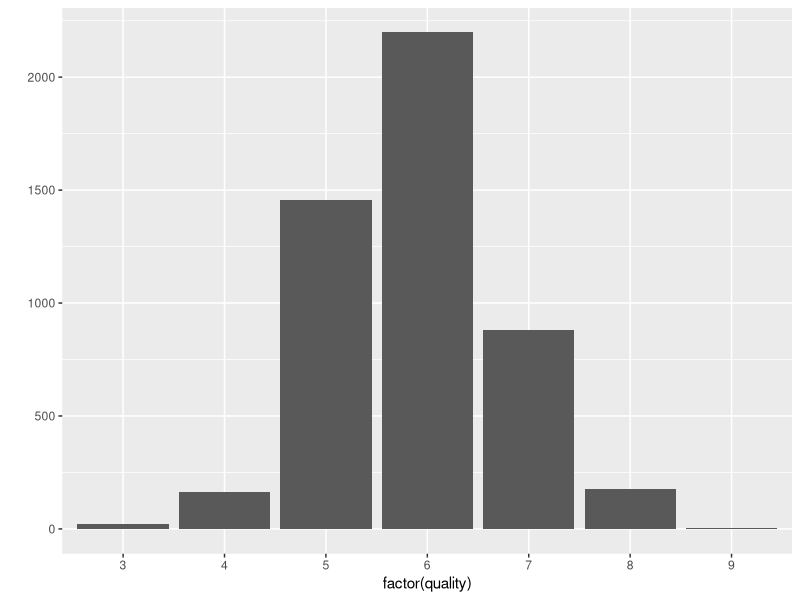
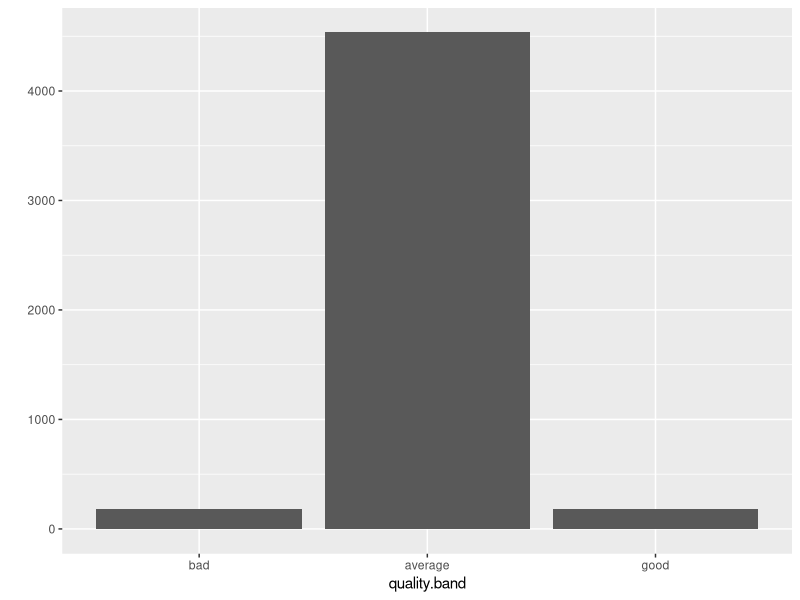
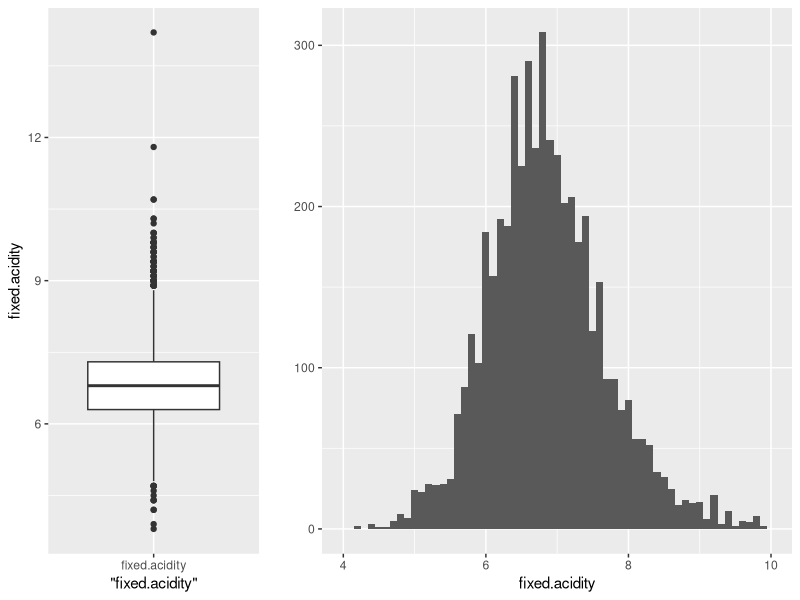
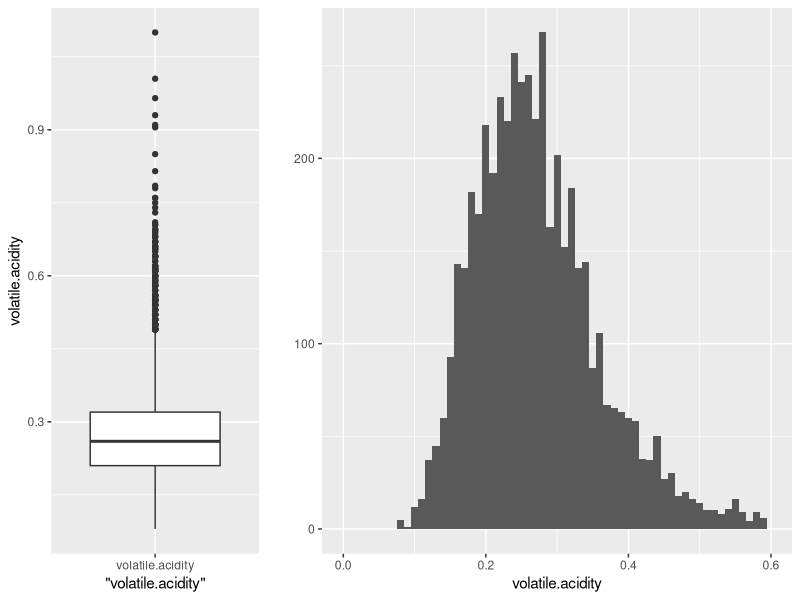
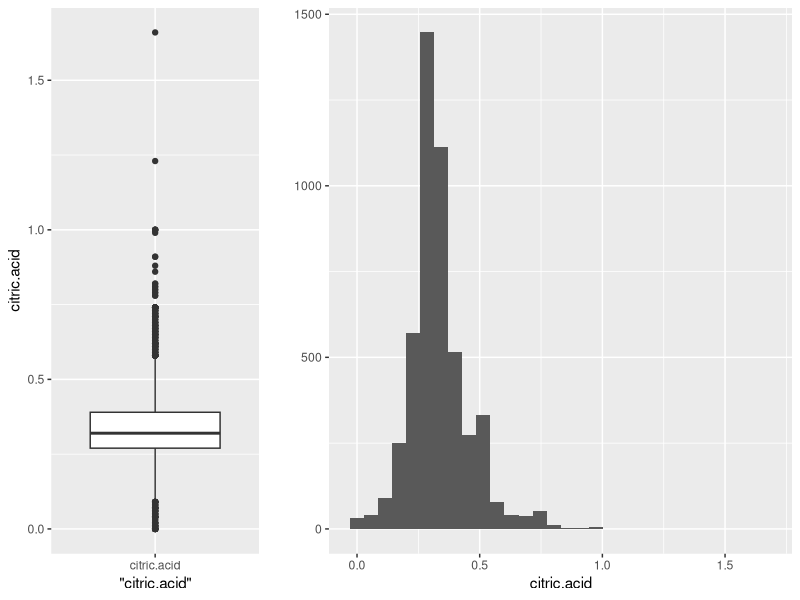
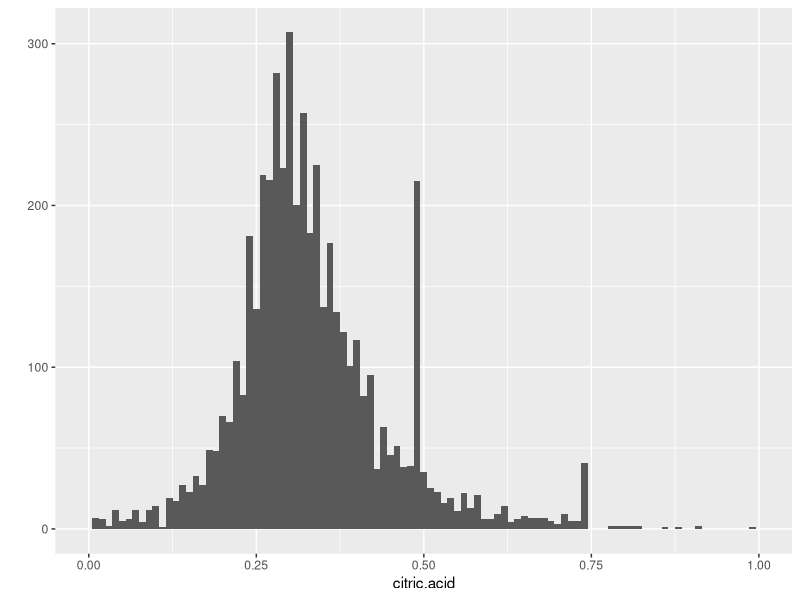
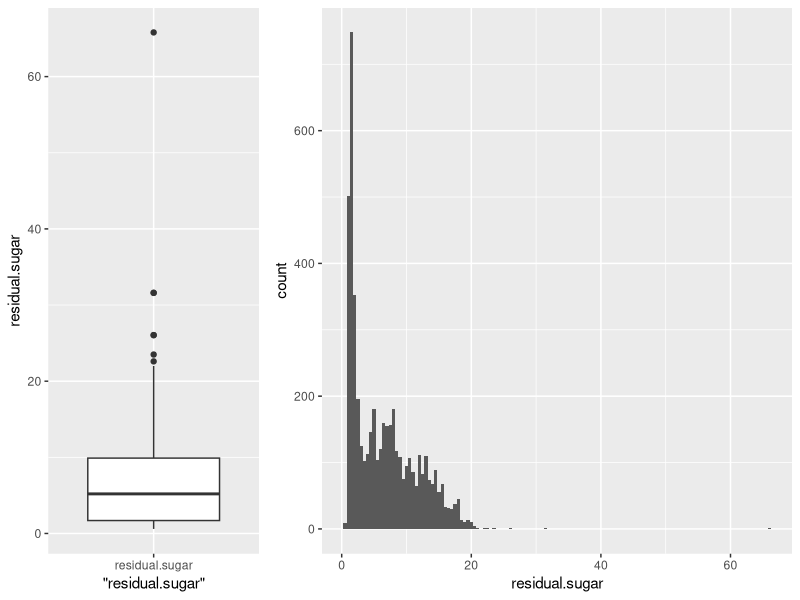
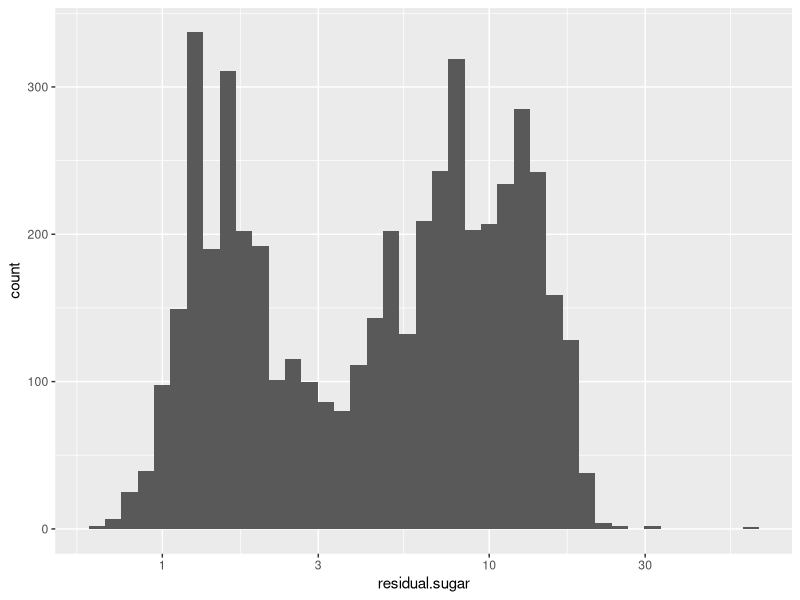

Here is the R script that generated these plots, in order:
## ---- chunk 1
# Load all of the packages that you end up using
# in your analysis in this code chunk.

# Notice that the parameter "echo" was set to FALSE for this code chunk.
# This prevents the code from displaying in the knitted HTML output.
# You should set echo=FALSE for all code chunks in your file.
library(ggplot2)
library(gridExtra)
library(GGally)
library(grid)
## ---- chunk 2
# Load the Data
setwd('/Users/yuepan/GitHub/udacity-data-analyst/P4_EDA_with_R')
white_wine <- read.csv("wineQualityWhites.csv")
## ---- chunk 3
#dim(white_wine) 
#str(white_wine)
summary(white_wine)
## ---- chunk 4
white_wine$bound.sulfur.dioxide = white_wine$total.sulfur.dioxide - white_wine$free.sulfur.dioxide
## ---- chunk 5
white_wine$quality.band <- ifelse(white_wine$quality < 5, 'bad', ifelse(
  white_wine$quality < 8, 'average', 'good'))
white_wine$quality.band <- ordered(white_wine$quality.band,
                     levels = c('bad', 'average', 'good'))
## ---- chunk 6
summary(white_wine)
## ---- chunk 7
qplot(x=factor(quality), data=white_wine)

summary(white_wine$quality)
## ---- chunk 8
qplot(x=quality.band, data=white_wine)

summary(white_wine$quality.band)
## ---- chunk 9
box_fixed.acidity <- qplot(data=white_wine,x="fixed.acidity",y=fixed.acidity,
               geom="boxplot")

plot_fixed.acidity <- qplot(x=fixed.acidity, data=white_wine,binwidth=0.1) + 
  scale_x_continuous(limits=c(4,10))

grid.arrange(box_fixed.acidity,plot_fixed.acidity, ncol = 2, widths=1:2)
summary(white_wine$fixed.acidity)
## ---- chunk 10
box_1 <- qplot(data=white_wine,x="volatile.acidity",y=volatile.acidity,
               geom="boxplot")

plot_volatile.acidity <- qplot(x=volatile.acidity, 
                               data=white_wine,binwidth=0.01) + 
  scale_x_continuous(limits=c(0,0.6))

grid.arrange(box_1, plot_volatile.acidity,ncol = 2,  widths=1:2)
summary(white_wine$volatile.acidity)
## ---- chunk 11
box_1 <- qplot(data=white_wine,x="citric.acid",y=citric.acid,
               geom="boxplot")
citric_acid_1 = qplot(x=citric.acid, data=white_wine)
grid.arrange(box_1,citric_acid_1,ncol = 2, widths=1:2) 
summary(white_wine$citric.acid)
## ---- chunk 12
qplot(x=citric.acid, data=white_wine,binwidth=0.01) + scale_x_continuous(limits=c(0,1))
summary(white_wine$citric.acid)
## ---- chunk 13
p0 <- qplot(data=white_wine,x="residual.sugar",y=residual.sugar,
               geom="boxplot")
p1 <- ggplot(white_wine, aes(residual.sugar)) + 
  geom_histogram(binwidth=0.5)
grid.arrange(p0, p1,ncol = 2, widths=1:2) 
## ---- chunk 14
ggplot(white_wine, aes(residual.sugar)) + 
  geom_histogram(binwidth=0.05) + 
  scale_x_log10()
summary(white_wine$residual.sugar)
## ---- chunk 15
p0 <- qplot(data=white_wine,x="chlorides",y=chlorides,
               geom="boxplot")
p1 <- ggplot(white_wine, aes(chlorides)) +
  geom_histogram(binwidth=0.002) + scale_x_continuous(limits=c(0,0.1))
grid.arrange(p0, p1,ncol = 2, widths=1:2) 
summary(white_wine$chlorides)
## ---- chunk 16
p0 <- qplot(data=white_wine,x="free.sulfur.dioxide",y=free.sulfur.dioxide,
               geom="boxplot")
p1 <- qplot(x=free.sulfur.dioxide, data=white_wine,binwidth=1) + 
  scale_x_continuous(limits=c(0,100))
grid.arrange(p0, p1,ncol = 2, widths=1:2) 
summary(white_wine$free.sulfur.dioxide)
## ---- chunk 17
p0 <- qplot(data=white_wine,x="total.sulfur.dioxide",y=total.sulfur.dioxide,
               geom="boxplot")
p1 <- qplot(x=total.sulfur.dioxide, data=white_wine,binwidth=10) +
  scale_x_continuous(limits=c(0,300))
grid.arrange(p0, p1,ncol = 2, widths=1:2) 
summary(white_wine$total.sulfur.dioxide)
## ---- chunk 18
p0 <- qplot(data=white_wine,x="bound.sulfur.dioxide",y=bound.sulfur.dioxide,
               geom="boxplot")
p1 <- qplot(x=bound.sulfur.dioxide, data=white_wine,binwidth=5) +
  scale_x_continuous(limits=c(0,300))
grid.arrange(p0, p1,ncol = 2, widths=1:2) 
summary(white_wine$bound.sulfur.dioxide)
## ---- chunk 19
p0 <- qplot(data=white_wine,x="density",y=density,
               geom="boxplot")
p1 <- qplot(x=density, data=white_wine,binwidth=0.0005)+
  scale_x_continuous(limits=c(0.985,1.01))
grid.arrange(p0, p1,ncol = 2, widths=1:2) 
summary(white_wine$density)
## ---- chunk 20
p0 <- qplot(data=white_wine,x="pH",y=pH,
               geom="boxplot")
p1 <- qplot(x=pH, data=white_wine,binwidth=0.01)
grid.arrange(p0, p1,ncol = 2, widths=1:2)
summary(white_wine$pH)
## ---- chunk 21
p0 <- qplot(data=white_wine,x="sulphates",y=sulphates,
               geom="boxplot")
p1 <- qplot(x=sulphates, data=white_wine,binwidth=0.01)
grid.arrange(p0, p1,ncol = 2, widths=1:2)
summary(white_wine$sulphates)
## ---- chunk 22
p0 <- qplot(data=white_wine,x="alcohol",y=alcohol,
               geom="boxplot")
p1 <- qplot(x=alcohol, data=white_wine,binwidth=0.05)
grid.arrange(p0, p1,ncol = 2, widths=1:2)
summary(white_wine$alcohol)
## ---- chunk 23
plot_wine <- white_wine[2:14]
#round(cor(plot_wine),3)
#ggcorr(plot_wine,nbreaks = 8, label = TRUE)
ggcorr(plot_wine, geom = "blank", label = TRUE, hjust = 0.75) +
  geom_point(size = 10, aes(color = coefficient > 0, 
                            alpha = abs(coefficient) > 0.29)) +
  scale_alpha_manual(values = c("TRUE" = 0.25, "FALSE" = 0)) +
  guides(color = FALSE, alpha = FALSE)
## ---- chunk 24
#ggpairs(plot_wine,
#       lower = list(continuous = wrap("points",shape=I('.'))),
#       upper = list(combo = wrap("box", outlier.shape = I('.'))))

## ---- chunk 25
get_combined_plots_with_quality <- function(feature,jitter,label,min_val,
                                            max_val) {
  p1 <- ggplot(white_wine, aes(factor(quality),feature)) + geom_boxplot()+
    ylab(label)
  p2 <- ggplot(white_wine, aes(quality.band,feature)) + geom_boxplot()+
    ylab(label)
  p3 <- ggplot(aes(x=feature, y=quality),data=white_wine) + 
    geom_jitter(alpha=jitter) + geom_smooth(size=1,se=FALSE,method="lm") +
    xlab(label)
  if(!missing(min_val) & !missing(max_val)){
    p3 <- p3 + scale_x_continuous(limits=c(min_val, max_val))
  }
  grid.arrange(arrangeGrob(p1, p2, ncol=2), p3,ncol=2)
}
get_combined_plots_with_quality(white_wine$alcohol,0.2,"alcohol")
## ---- chunk 26
round(cor(white_wine$alcohol, white_wine$quality),3)
## ---- chunk 27
get_combined_plots_with_quality(white_wine$pH,0.2,"pH")
## ---- chunk 28
round(cor(white_wine$pH, white_wine$quality),3)
## ---- chunk 29
get_combined_plots_with_quality(white_wine$volatile.acidity,0.2,
                                "volatile.acidity")
## ---- chunk 30
round(cor(white_wine$volatile.acidity, white_wine$quality),3)
## ---- chunk 31
get_combined_plots_with_quality(white_wine$density,0.1,"density",0.985,1.005)
## ---- chunk 32
round(cor(white_wine$density, white_wine$quality),3)
## ---- chunk 33
get_combined_plots_with_quality(white_wine$chlorides,0.1,"chlorides",0,0.1)
## ---- chunk 34
round(cor(white_wine$chlorides, white_wine$quality),3)
## ---- chunk 35
get_combined_plots_with_quality(white_wine$residual.sugar,0.1,
                                "residual.sugar",0,25)
## ---- chunk 36
round(cor(white_wine$residual.sugar, white_wine$quality),3)
## ---- chunk 37
get_combined_plots_with_quality(white_wine$total.sulfur.dioxide,0.1,
                                "total.sulfur.dioxide",0,300)
## ---- chunk 38
round(cor(white_wine$total.sulfur.dioxide, white_wine$quality),3)
## ---- chunk 39
get_combined_plots_with_quality(white_wine$bound.sulfur.dioxide,0.1,
                                "bound.sulfur.dioxide",0,200)
## ---- chunk 40
round(cor(white_wine$bound.sulfur.dioxide, white_wine$quality),3)
## ---- chunk 41
p7 <- ggplot(aes(x=log10(bound.sulfur.dioxide), y=quality),
             data=white_wine) + geom_jitter(alpha=0.1) + 
  geom_smooth(se=FALSE, method="lm")

p8 <- ggplot(aes(x=log10(total.sulfur.dioxide),y=quality),
             data=white_wine) + geom_jitter(alpha=0.1) + 
  geom_smooth(se=FALSE,method="lm")

grid.arrange(p7,p8,ncol=1)
## ---- chunk 42
p1<-ggplot(aes(x=density, y=alcohol),data=white_wine) + 
  geom_jitter(alpha=0.1) + geom_smooth(se=FALSE) +
  scale_x_continuous(limits=c(0.985,1.01))

p2<-ggplot(aes(x=residual.sugar, y=alcohol),data=white_wine) + 
  geom_jitter(alpha=0.1) + geom_smooth(se=FALSE) +
  scale_x_continuous(limits=c(0,20))

grid.arrange(p1,p2,ncol=2)

print(paste("Correlation value of alcohol & density:",
            round(cor(white_wine$density, white_wine$alcohol),3)))
print(paste("Correlation value of alcohol & residual.sugar:",
            round(cor(white_wine$residual.sugar, white_wine$alcohol),3)))
## ---- chunk 43
p1<-ggplot(aes(x=chlorides, y=alcohol),data=white_wine) +  
  geom_jitter(alpha=0.1)+ geom_smooth(se=FALSE) +
  scale_x_continuous(limits=c(0,0.15))

p2<-ggplot(aes(x=free.sulfur.dioxide, y=alcohol),data=white_wine) +  
  geom_jitter(alpha=0.1)+ geom_smooth(se=FALSE) +
  scale_x_continuous(limits=c(0,100))

p3<-ggplot(aes(x=bound.sulfur.dioxide, y=alcohol),data=white_wine) +  
  geom_jitter(alpha=0.1)+ geom_smooth(se=FALSE) +
  scale_x_continuous(limits=c(0,200))

p4<-ggplot(aes(x=total.sulfur.dioxide, y=alcohol),data=white_wine) +  
  geom_jitter(alpha=0.1) + geom_smooth(se=FALSE) +
  scale_x_continuous(limits=c(0,300))

grid.arrange(p1,p2,p3,p4,ncol=2)
## ---- chunk 44
print(paste("Correlation value of alcohol & chlorides:",
            round(cor(white_wine$chlorides, white_wine$alcohol),3)))
print(paste("Correlation value of alcohol & free.sulfur.dioxide:",
            round(cor(white_wine$free.sulfur.dioxide, white_wine$alcohol),3)))
print(paste("Correlation value of alcohol & bound.sulfur.dioxide:",
            round(cor(white_wine$bound.sulfur.dioxide, white_wine$alcohol),3)))
print(paste("Correlation value of alcohol & total.sulfur.dioxide:",
            round(cor(white_wine$total.sulfur.dioxide, white_wine$alcohol),3)))

## ---- chunk 45
ggplot(aes(x=fixed.acidity, y=pH),data=white_wine) +  
  geom_jitter(alpha=0.1) + geom_smooth(se=FALSE)
## ---- chunk 46
p1 <- ggplot(aes(x=citric.acid, y=pH),data=white_wine) +  
  geom_jitter(alpha=0.1)+ geom_smooth(se=FALSE) +
  scale_x_continuous(limits=c(0,1))

p2 <- ggplot(aes(x=volatile.acidity, y=pH),data=white_wine) +  
  geom_jitter(alpha=0.1)+ geom_smooth(se=FALSE)+
  scale_x_continuous(limits=c(0,0.9))

grid.arrange(p1,p2,ncol=2)
## ---- chunk 47
print(paste("Correlation value of pH & fixed.acidity:",
            round(cor(white_wine$fixed.acidity, white_wine$pH),3)))
print(paste("Correlation value of pH & citric.acid:",
            round(cor(white_wine$citric.acid, white_wine$pH),3)))
print(paste("Correlation value of pH & volatile.acidity:",
            round(cor(white_wine$volatile.acidity, white_wine$pH),3)))
## ---- chunk 48
p1<-ggplot(aes(x=fixed.acidity, y=density),data=white_wine) +  
  geom_jitter(alpha=0.1) + scale_x_continuous(limits=c(4.5, 10.5)) +
  geom_smooth(se=FALSE) + scale_y_continuous(limits=c(0.985, 1.01))

p2<-ggplot(aes(x=residual.sugar, y=density),data=white_wine) +  
  geom_jitter(alpha=0.1) + scale_x_continuous(limits=c(0, 20)) +
  geom_smooth(se=FALSE) + scale_y_continuous(limits=c(0.985, 1.01))

p3<-ggplot(aes(x=total.sulfur.dioxide, y=density),data=white_wine) +  
  geom_jitter(alpha=0.1) + scale_x_continuous(limits=c(0, 250)) +
  geom_smooth(se=FALSE) + scale_y_continuous(limits=c(0.985, 1.01))

p4<-ggplot(aes(x=alcohol, y=density),data=white_wine) +  
  geom_jitter(alpha=0.1) + geom_smooth(se=FALSE) + 
  scale_y_continuous(limits=c(0.985, 1.01))

grid.arrange(p1,p2,p3,p4,ncol=2)
## ---- chunk 49
print(paste("Correlation value of density & fixed.acidity:",
            round(cor(white_wine$fixed.acidity, white_wine$density),3)))
print(paste("Correlation value of density & residual.sugar:",
            round(cor(white_wine$residual.sugar, white_wine$density),3)))
print(paste("Correlation value of density & total.sulfur.dioxide:",
            round(cor(white_wine$total.sulfur.dioxide, white_wine$density),3)))
print(paste("Correlation value of density & alcohol:",
            round(cor(white_wine$alcohol, white_wine$density),3)))
## ---- chunk 50
p1<- ggplot(aes(x=residual.sugar, y=total.sulfur.dioxide),
            data=white_wine) + geom_jitter(alpha=0.1) +
  scale_x_continuous(limits=c(0,20)) + geom_smooth(se=FALSE) +
  scale_y_continuous(limits=c(0,300))
p2<- ggplot(aes(x=chlorides, y=total.sulfur.dioxide),
            data=white_wine) + geom_jitter(alpha=0.1) + 
  geom_smooth(se=FALSE) + scale_x_continuous(limits=c(0,0.1))+
  scale_y_continuous(limits=c(0,300))
p3<- ggplot(aes(x=bound.sulfur.dioxide, y=total.sulfur.dioxide),
            data=white_wine) + 
  geom_jitter(alpha=0.1) + geom_smooth(se=FALSE)+
  scale_y_continuous(limits=c(0,300)) +
  scale_x_continuous(limits=c(0,250))
p4<- ggplot(aes(x=free.sulfur.dioxide, y=total.sulfur.dioxide),
            data=white_wine) + 
  geom_jitter(alpha=0.1) + geom_smooth(se=FALSE) +
  scale_y_continuous(limits=c(0,300))+
  scale_x_continuous(limits=c(0,100))
grid.arrange(p1,p2,p3,p4,ncol=2)
## ---- chunk 51
print(paste("Correlation value of total.sulfur.dioxide & residual.sugar:",
            round(cor(white_wine$residual.sugar, 
                      white_wine$total.sulfur.dioxide),3)))
print(paste("Correlation value of total.sulfur.dioxide & chlorides:",
            round(cor(white_wine$chlorides, 
                      white_wine$total.sulfur.dioxide),3)))
print(paste("Correlation value of total.sulfur.dioxide & bound.sulfur.dioxide:",
            round(cor(white_wine$bound.sulfur.dioxide, 
                      white_wine$total.sulfur.dioxide),3)))
print(paste("Correlation value of total.sulfur.dioxide & free.sulfur.dioxide:",
            round(cor(white_wine$free.sulfur.dioxide, 
                      white_wine$total.sulfur.dioxide),3)))
## ---- chunk 52
p1<-ggplot(aes(x=fixed.acidity, y=citric.acid),data=white_wine) +  
  geom_jitter(alpha=0.2) + geom_smooth(se=FALSE)+
  scale_y_continuous(limits=c(0,1))+
  scale_x_continuous(limits=c(2.5,12))
p2<-ggplot(aes(x=volatile.acidity, y=citric.acid),data=white_wine) +  
  geom_jitter(alpha=0.2)  + geom_smooth(se=FALSE)+
  scale_y_continuous(limits=c(0,1))+
  scale_x_continuous(limits=c(0,0.9))
grid.arrange(p1,p2,ncol=2)
## ---- chunk 53
print(paste("Correlation value of fixed.acidity & citric.acid:",
            round(cor(white_wine$fixed.acidity, white_wine$citric.acid),3)))
print(paste("Correlation value of volatile.acidity & citric.acid:",
            round(cor(white_wine$volatile.acidity, white_wine$citric.acid),3)))
## ---- chunk 54
ggplot(aes(x=alcohol,y=chlorides,color=factor(quality)),data=white_wine) + 
  geom_jitter(alpha=0.5) + scale_y_continuous(limits=c(0,0.0875)) +
  geom_smooth(se=FALSE, method="lm",size=0.5) + scale_colour_brewer(palette = "Greens")
## ---- chunk 55
ggplot(aes(x=alcohol,y=chlorides,color=factor(quality)),
            data=subset(white_wine,quality.band!="average")) +
  geom_jitter(alpha=0.5) + scale_y_continuous(limits =c(0,0.0875)) +
  geom_smooth(se=FALSE, method="lm",size=1)
## ---- chunk 56
for (quality_score in c(3,4,5,6,7,8,9)){
  subset_wine = subset(white_wine,quality==quality_score)
  print(paste("Quality",quality_score,":",
              round(cor(subset_wine$chlorides, subset_wine$alcohol),3) ))
}
## ---- chunk 57
for (quality_band in c("bad","average","good")){
  subset_wine = subset(white_wine,quality.band==quality_band)
  print(paste("Quality Band",quality_band,":",
              round(cor(subset_wine$chlorides, subset_wine$alcohol),3) ))
}
## ---- chunk 58
p1 <- ggplot(aes(x=citric.acid,y=fixed.acidity,color=factor(quality)),
             data=white_wine) + geom_point(alpha=0.5,size=1)  + 
  scale_x_continuous(limits=c(0,0.9)) + 
  scale_y_continuous(limits=c(4,10)) +
  facet_wrap(~quality.band) + 
  geom_smooth(se=FALSE,method="lm",size=0.8)  + 
  scale_colour_brewer(palette = "Set1")

p2<- ggplot(aes(x=citric.acid,y=fixed.acidity,color=quality.band),
            data=subset(white_wine,quality.band!="average")) +
  geom_jitter(alpha=0.5) + scale_x_continuous(limits=c(0,1.0)) +
  geom_smooth(se=FALSE,method="lm",size=0.8) + 
  scale_colour_brewer(palette = "Set1")

grid.arrange(p1,p2,ncol=1)
## ---- chunk 59
for (quality_score in c(3,4,5,6,7,8,9)){
  subset_wine = subset(white_wine,quality==quality_score)
  print(paste("Quality",quality_score,":",
              round(cor(subset_wine$citric.acid, subset_wine$fixed.acidity),3)))
}
## ---- chunk 60
for (quality_band in c("bad","average","good")){
  subset_wine = subset(white_wine,quality.band==quality_band)
  print(paste("Quality Band",quality_band,":",
              round(cor(subset_wine$citric.acid, subset_wine$fixed.acidity),3)))
}
## ---- chunk 61
p1<- ggplot(aes(x=fixed.acidity,y=pH,color=quality.band),data=white_wine) + 
  geom_jitter(alpha=0.2) + geom_smooth(se=FALSE,method="lm",size=0.8)

p2<- ggplot(aes(x=fixed.acidity,y=pH,color=quality.band),
            data=subset(white_wine,quality.band!="average")) + 
  geom_jitter(alpha=0.5) + geom_smooth(se=FALSE,method="lm",size=0.8)

grid.arrange(p1,p2,ncol=1)
## ---- chunk 62
for (quality_score in c(3,4,5,6,7,8,9)){
  subset_wine = subset(white_wine,quality==quality_score)
  print(paste("Quality",quality_score,":",
              round(cor(subset_wine$pH, subset_wine$fixed.acidity),3) ))
}
## ---- chunk 63
for (quality_band in c("bad","average","good")){
  subset_wine = subset(white_wine,quality.band==quality_band)
  print(paste("Quality Band",quality_band,":",
              round(cor(subset_wine$pH, subset_wine$fixed.acidity),3) ))
}
## ---- chunk 64
ggplot(aes(x=bound.sulfur.dioxide,y=total.sulfur.dioxide,
               color=quality.band),data=white_wine) + 
  geom_point(alpha=0.5, size = 1) + 
  geom_smooth(method=lm,se=FALSE,size=0.5) +
  scale_x_continuous(limits=c(0,200))  + 
  scale_y_continuous(limits=c(0,300))
## ---- chunk 65
for (quality_band in c("bad","average","good")){
  subset_wine = subset(white_wine,quality.band==quality_band)
  print(paste("Quality Band",quality_band,":",
              round(cor(subset_wine$total.sulfur.dioxide,
                        subset_wine$bound.sulfur.dioxide),3) ))
}
## ---- chunk 66
ggplot(aes(x=free.sulfur.dioxide,y=total.sulfur.dioxide,
               color=quality.band),data=subset(white_wine,quality.band!="")) + 
  geom_point(alpha=0.5, size = 1) + 
  geom_smooth(method=lm,se=FALSE,size=0.5) +
  scale_x_continuous(limits=c(0,100))  + 
  scale_y_continuous(limits=c(0,300))
## ---- chunk 67
for (quality_band in c("bad","average","good")){
  subset_wine = subset(white_wine,quality.band==quality_band)
  print(paste("Quality Band",quality_band,":",
              round(cor(subset_wine$total.sulfur.dioxide,
                        subset_wine$free.sulfur.dioxide),3) ))
}
## ---- chunk 68
p1<-ggplot(aes(x=volatile.acidity,y=fixed.acidity,color=quality.band),
           data=white_wine) + 
  geom_point(alpha=0.5,size=1) + 
  scale_y_log10() + 
  scale_x_continuous(limits=c(0,0.8)) +
  geom_smooth(se=FALSE,method="lm",size=0.8)

p2<- ggplot(aes(x=volatile.acidity,y=fixed.acidity,color=quality.band),
            data=subset(white_wine,quality.band!="average")) +
  geom_jitter(alpha=0.5) + 
  geom_smooth(se=FALSE,method="lm",size=0.8)

grid.arrange(p1,p2,ncol=1)
## ---- chunk 69
for (quality_band in c("bad","average","good")){
  subset_wine = subset(white_wine,quality.band==quality_band)
  print(paste("Quality Band",quality_band,":",
              round(cor(subset_wine$fixed.acidity,
                        subset_wine$volatile.acidity),3) ))
}
## ---- chunk 70
p1<-ggplot(aes(x=density,y=residual.sugar,color=quality.band),data=white_wine)+ 
  geom_jitter(alpha=0.2) + scale_x_continuous(limits=c(0.985,1)) + 
  scale_y_log10() + geom_smooth(se=FALSE,method="lm",size=0.8)

p2<- ggplot(aes(x=density,y=residual.sugar,color=quality.band),
            data=subset(white_wine,quality.band!="average")) + 
  geom_jitter(alpha=0.5) + 
  geom_smooth(se=FALSE,method="lm",size=0.8)

grid.arrange(p1,p2,ncol=1)
## ---- chunk 71
for (quality_band in c("bad","average","good")){
  subset_wine = subset(white_wine,quality.band==quality_band)
  print(paste("Quality Band",quality_band,":",
              round(cor(subset_wine$residual.sugar,
                        subset_wine$density),3) ))
}
## ---- chunk 72
p1 <- ggplot(data = white_wine, aes(x = factor(quality), y = alcohol,
                                    fill = quality.band)) +
  geom_boxplot(show.legend = FALSE)  + xlab('Quality') + 
  ylab('Alcohol (% Volume)')

p2<-ggplot(data = white_wine, aes(x = quality.band, y = alcohol,
                                  fill = quality.band)) +
  geom_boxplot(show.legend = FALSE)  + xlab('Quality Band') + ylab('')

grid.arrange(p1,p2,ncol=2,
             top=textGrob("Alcohol Levels vs. White Wine Qualities",
                          gp=gpar(fontsize=15,font=8)))
## ---- chunk 73
ggplot(aes(x=residual.sugar,y=density,color=factor(quality)),
       data=subset(white_wine,quality.band!="average")) +
  geom_point(alpha=0.5, size = 2) + 
  geom_smooth(method=lm,se=FALSE,size=0.5) + 
  ggtitle('Residual Sugar vs. Density Across Good and Bad Wines') + 
  ylab('Density (g/cm^3)') + xlab('Residual Sugar (g/dm^3)')

## ---- chunk 74
ggplot(aes(x=fixed.acidity,y=pH,color=quality.band),
       data=subset(white_wine,quality.band!="average")) +
  geom_jitter(alpha=0.5) + geom_smooth(method = "lm", se = FALSE,size=1) +
  ggtitle('Fixed Acidity vs. PH Across Good and Bad Wines') + 
  ylab('PH') + xlab('Fixed Acidity (g/dm^3)')
